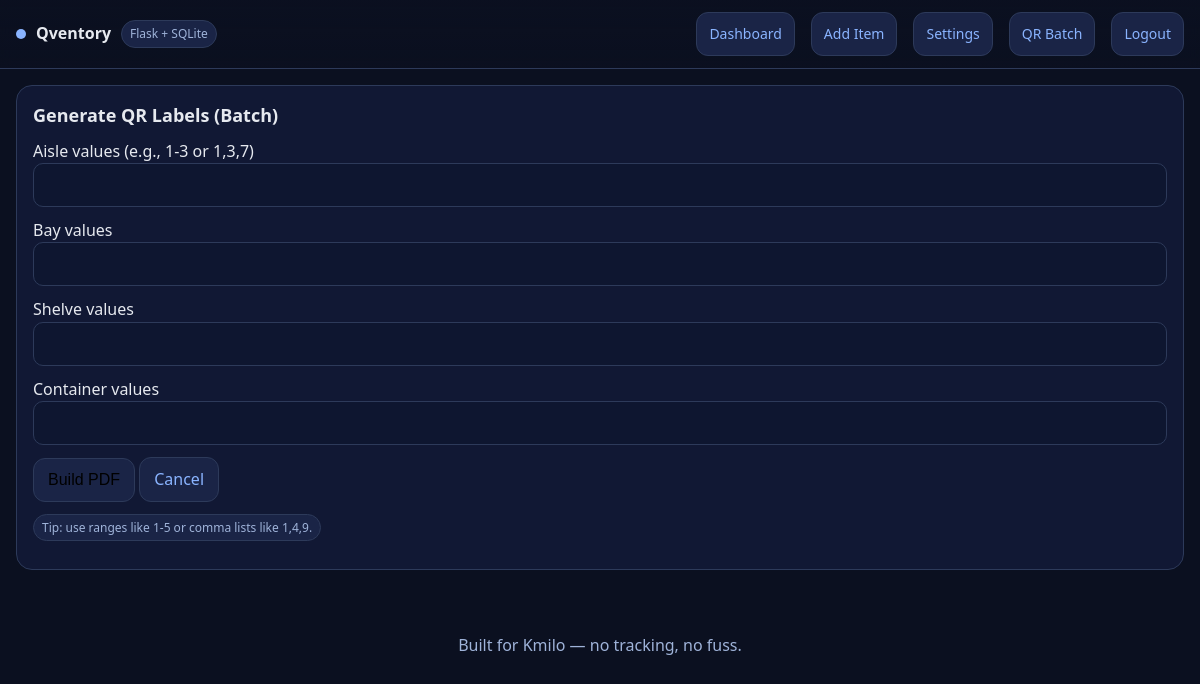
The app's page /qr/batch (signed in) with its own data.
### qventory/models/setting.py (models this page shows, shortened)
class Setting(db.Model):
    __tablename__ = "settings"
    id = db.Column(db.Integer, primary_key=True)
    user_id = db.Column(db.Integer, db.ForeignKey("users.id"), unique=True, nullable=False, index=True)
    enable_A = db.Column(db.Boolean, default=True)
    enable_B = db.Column(db.Boolean, default=True)
    enable_S = db.Column(db.Boolean, default=True)
    enable_C = db.Column(db.Boolean, default=True)
    label_A = db.Column(db.String, default="Aisle")
    label_B = db.Column(db.String, default="Bay")
    label_S = db.Column(db.String, default="Shelve")
    label_C = db.Column(db.String, default="Container")

### qventory/routes/main.py (the view, shortened to what this page needs)
@main_bp.route("/qr/batch", methods=["GET", "POST"])
@login_required
def qr_batch():
    s = get_or_create_settings(current_user)
    if request.method == "GET":
        return render_template("batch_qr.html", settings=s)

### qventory/helpers/utils.py (called while the page is built)
def get_or_create_settings(user):
    uid = user.id if hasattr(user, "id") else int(user)
    s = Setting.query.filter_by(user_id=uid).first()
    if not s:
        s = Setting(user_id=uid)
        db.session.add(s)
        db.session.commit()
    return s

### qventory/models/user.py (called while the page is built)
@login_manager.user_loader
def load_user(user_id):
    return db.session.get(User, int(user_id))

### qventory/templates/batch_qr.html (shortened to what this page needs)
{% extends "base.html" %}
{% block content %}
<div class="card">
  <h2>Generate QR Labels (Batch)</h2>
  <form method="post" class="grid cols-4">
    {% if settings.enable_A %}
    <div>
      <label>{{ settings.label_A }} values (e.g., 1-3 or 1,3,7)</label>
      <input class="input" type="text" name="A">
    </div>
    {% endif %}
    {% if settings.enable_B %}
    <div>
      <label>{{ settings.label_B }} values</label>
      <input class="input" type="text" name="B">
    </div>
    {% endif %}
    {% if settings.enable_S %}
    <div>
      <label>{{ settings.label_S }} values</label>
      <input class="input" type="text" name="S">
    </div>
    {% endif %}
    {% if settings.enable_C %}
    <div>
      <label>{{ settings.label_C }} values</label>
      <input class="input" type="text" name="C">
    </div>
    {% endif %}
    <div style="grid-column:1/-1">
      <button class="btn" type="submit">Build PDF</button>
      <a class="btn" href="{{ url_for('main.dashboard') }}">Cancel</a>
    </div>
  </form>
  <p class="tag">Tip: use ranges like 1-5 or comma lists like 1,4,9.</p>
</div>
{% endblock %}

### qventory/static/style.css (style rules this page uses)
:root { --bg:#0b1020; --card:#111834; --muted:#1a2446; --text:#e6e9ef; --sub:#9fb3d9; --accent:#8ab4ff; --ok:#9ae6b4; --err:#feb2b2; --border:#2d3a5a; --space-1:8px; --space-2:12px; --space-3:16px; --space-4:20px; --space-5:24px; --radius:16px; --radius-lg:20px; --fs-base: clamp(14px, 1.1vw + 12px, 16px); --fs-sm: clamp(12px, 0.9vw + 10px, 14px); --fs-lg: clamp(16px, 1.2vw + 13px, 18px); --fs-xl: clamp(20px, 1.8vw + 14px, 24px); --tap-target: 44px; --safe-b: env(safe-area-inset-bottom, 0px); --safe-t: env(safe-area-inset-top, 0px); }
* { box-sizing:border-box }
html,body { height:100% }
body { margin:0;background:var(--bg);color:var(--text); font-family:system-ui,-apple-system,Segoe UI,Roboto,Arial,sans-serif; font-size:var(--fs-base); line-height:1.45; -webkit-tap-highlight-color: transparent; }
a { color:var(--accent);text-decoration:none }
.btn { display:inline-flex;align-items:center;gap:8px; border:1px solid var(--border);background:var(--muted); min-height:var(--tap-target); padding:10px 14px;border-radius:12px; font-size:var(--fs-base); transition:transform .06s ease, filter .12s ease; }
.card { background:var(--card);border:1px solid var(--border); border-radius:var(--radius);padding:var(--space-3) }
.card h2 { margin:0 0 var(--space-2) 0;font-size:var(--fs-lg) }
.grid { display:grid;gap:var(--space-2) }
.input, select { width:100%;padding:12px 12px;border:1px solid var(--border); border-radius:10px;background:#0e1630;color:var(--text); min-height:var(--tap-target); font-size:16px; }
.tag { display:inline-block;padding:4px 8px;border-radius:999px;background:var(--muted);border:1px solid var(--border);font-size:12px;color:var(--sub) }

### records on screen
Setting: label_A "Aisle", label_B "Bay", label_S "Shelve", label_C "Container"
